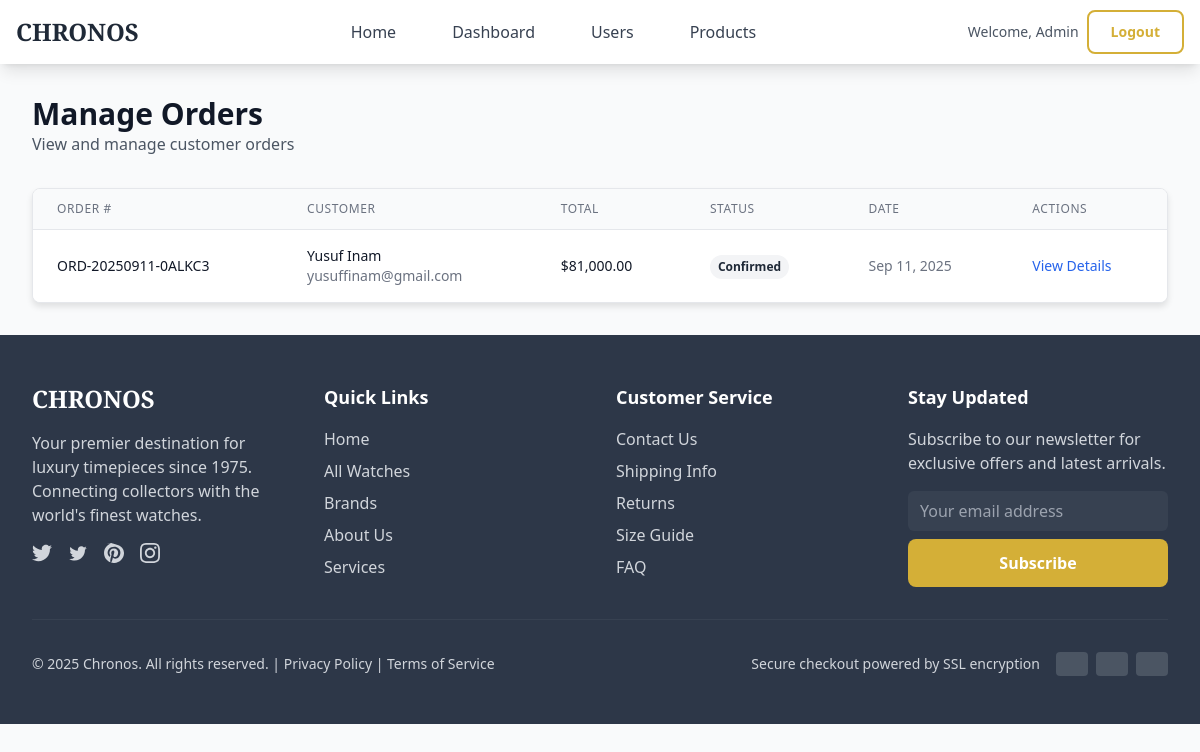
/public/index.php?page=admin&action=orders (signed in), run on the app's committed database.
### tables this page shows
CREATE TABLE `orders` (
  `id` int NOT NULL,
  `user_id` int NOT NULL,
  `order_number` varchar(50) NOT NULL,
  `status` enum('pending','confirmed','processing','shipped','delivered','cancelled') DEFAULT 'pending',
  `subtotal` decimal(10,2) NOT NULL,
  `tax_amount` decimal(10,2) DEFAULT '0.00',
  `shipping_amount` decimal(10,2) DEFAULT '0.00',
  `total_amount` decimal(10,2) NOT NULL,
  `shipping_address` text NOT NULL,
  `billing_address` text NOT NULL,
  `payment_method` varchar(50) DEFAULT NULL,
  `payment_status` enum('pending','paid','failed','refunded') DEFAULT 'pending',
  `notes` text,
  `created_at` timestamp NULL DEFAULT CURRENT_TIMESTAMP,
  `updated_at` timestamp NULL DEFAULT CURRENT_TIMESTAMP ON UPDATE CURRENT_TIMESTAMP
);

CREATE TABLE `users` (
  `id` int NOT NULL,
  `email` varchar(255) NOT NULL,
  `password` varchar(255) NOT NULL,
  `first_name` varchar(100) NOT NULL,
  `last_name` varchar(100) NOT NULL,
  `role` enum('admin','seller','customer') DEFAULT 'customer',
  `phone` varchar(20) DEFAULT NULL,
  `address` text,
  `city` varchar(100) DEFAULT NULL,
  `country` varchar(100) DEFAULT NULL,
  `postal_code` varchar(20) DEFAULT NULL,
  `is_active` tinyint(1) DEFAULT '1',
  `email_verified` tinyint(1) DEFAULT '0',
  `created_at` timestamp NULL DEFAULT CURRENT_TIMESTAMP,
  `updated_at` timestamp NULL DEFAULT CURRENT_TIMESTAMP ON UPDATE CURRENT_TIMESTAMP
);

### src/Controllers/AdminController.php (called while the page is built, shortened)
<?php
require_once __DIR__ . '/../../config/database.php';
class AdminController
{
    private $db;
    public function __construct()
    {
        $database = new Database();
        $this->db = $database->getConnection();
    }
    public function orders()
    {
        $query = "SELECT o.*, u.first_name, u.last_name, u.email
                  FROM orders o
                  JOIN users u ON o.user_id = u.id
                  ORDER BY o.created_at DESC
                  LIMIT 50";
        $orders = $this->db->prepare($query);
        $orders->execute();
        include __DIR__ . '/../Views/admin/orders/index.php';
    }
}

### config/database.php (called while the page is built, shortened)
<?php
class Database
{
    private $host = 'localhost';
    private $db_name = 'luxwatch_db';
    private $username = 'root';
    private $password = 'root';
    private $port = '8888';
    public function getConnection()
    {
        $this->conn = null;
        try {
            $this->conn = new PDO(
                "mysql:host=" . $this->host . ";port=" . $this->port . ";dbname=" . $this->db_name,
                $this->username,
                $this->password
            );
            $this->conn->setAttribute(PDO::ATTR_ERRMODE, PDO::ERRMODE_EXCEPTION);
        } catch (PDOException $exception) {
            echo "Connection error: " . $exception->getMessage();
        }
        return $this->conn;
    }
}

### src/Views/admin/orders/index.php (the view, shortened to what this page needs)
<?php
include __DIR__ . '/../../layouts/header.php';
?>
<div class="max-w-7xl mx-auto px-4 sm:px-6 lg:px-8 py-8">
    <div class="mb-8">
        <h1 class="text-3xl font-bold text-gray-900">Manage Orders</h1>
        <p class="text-gray-600">View and manage customer orders</p>
    </div>
    <div class="card-luxury overflow-hidden">
        <?php if ($orders && $orders->rowCount() > 0): ?>
            <table class="min-w-full divide-y divide-gray-200">
                <thead class="bg-gray-50">
                    <tr>
                        <th class="px-6 py-3 text-left text-xs font-medium text-gray-500 uppercase tracking-wider">Order #</th>
                        <th class="px-6 py-3 text-left text-xs font-medium text-gray-500 uppercase tracking-wider">Customer</th>
                        <th class="px-6 py-3 text-left text-xs font-medium text-gray-500 uppercase tracking-wider">Total</th>
                        <th class="px-6 py-3 text-left text-xs font-medium text-gray-500 uppercase tracking-wider">Status</th>
                        <th class="px-6 py-3 text-left text-xs font-medium text-gray-500 uppercase tracking-wider">Date</th>
                        <th class="px-6 py-3 text-left text-xs font-medium text-gray-500 uppercase tracking-wider">Actions</th>
                    </tr>
                </thead>
                <tbody class="bg-white divide-y divide-gray-200">
                    <?php while ($order = $orders->fetch(PDO::FETCH_ASSOC)): ?>
                        <tr class="hover:bg-gray-50">
                            <td class="px-6 py-4 whitespace-nowrap">
                                <div class="text-sm font-medium text-gray-900">
                                    <?php echo htmlspecialchars($order['order_number']); ?>
                                </div>
                            </td>
                            <td class="px-6 py-4 whitespace-nowrap">
                                <div class="text-sm text-gray-900">
                                    <?php echo htmlspecialchars($order['first_name'] . ' ' . $order['last_name']); ?>
                                </div>
                                <div class="text-sm text-gray-500">
                                    <?php echo htmlspecialchars($order['email']); ?>
                                </div>
                            </td>
                            <td class="px-6 py-4 whitespace-nowrap text-sm text-gray-900">
                                $<?php echo number_format($order['total_amount'], 2); ?>
                            </td>
                            <td class="px-6 py-4 whitespace-nowrap">
                                <span class="inline-flex px-2 py-1 text-xs font-semibold rounded-full
                                <?php
                                switch($order['status']) {
                                    default: echo 'bg-gray-100 text-gray-800';
                                }
                                ?>">
                                    <?php echo ucfirst($order['status']); ?>
                                </span>
                            </td>
                            <td class="px-6 py-4 whitespace-nowrap text-sm text-gray-500">
                                <?php echo date('M j, Y', strtotime($order['created_at'])); ?>
                            </td>
                            <td class="px-6 py-4 whitespace-nowrap text-sm font-medium">
                                <a href="index.php?page=admin&action=view-order&id=<?php echo $order['id']; ?>"
                                    class="text-blue-600 hover:text-blue-900">View Details</a>
                            </td>
                        </tr>
                    <?php endwhile; ?>
                </tbody>
            </table>
        <?php endif; ?>
    </div>
</div>
<?php include __DIR__ . '/../../layouts/footer.php'; ?>

### src/Views/layouts/header.php (style rules this page uses)
.card-luxury { background: white; border-radius: 8px; box-shadow: 0 4px 6px rgba(0, 0, 0, 0.1); border: 1px solid #e5e7eb; transition: box-shadow 0.3s ease; }

### data on the page
orders: order_number "ORD-20250911-0ALKC3", user.last_name "Yusuf Inam", user.email "yusuffinam@gmail.com", total_amount "81,000.00", status "Confirmed", created_at "Sep 11, 2025"

### other printed values
$_SESSION['first_name'] "Admin"
